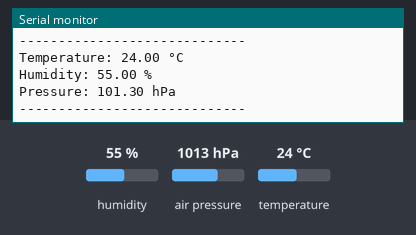
Bench run of a sketch on a simulated Arduino Nano 33 BLE. Parts: the last lines printed to the serial monitor. The test bench sets the inputs (shaded band); at power-on: humidity 55 %, air pressure 1013 hPa, temperature 24 °C.

Above: at 1.8 s.
1.9 s: humidity set to 22 %
At 2.5 s:
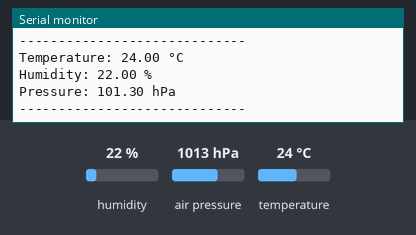
3.4 s: air pressure set to 952 hPa
At 4.4 s:
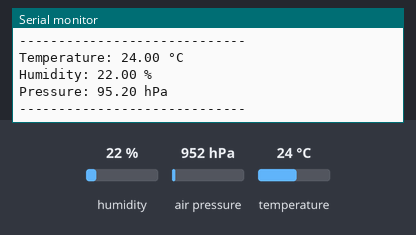

The sketch:

sketch_experiment02a.ino
```cpp
#include <Arduino_HTS221.h>  // For temperature and humidity
#include <Arduino_LPS22HB.h> // For pressure

void setup() {
  Serial.begin(9600);
  while (!Serial);

  // Initialize temperature and humidity sensor
  if (!HTS.begin()) {
    Serial.println("Failed to initialize temperature and humidity sensor!");
    while (1);
  }

  // Initialize pressure sensor
  if (!BARO.begin()) {
    Serial.println("Failed to initialize pressure sensor!");
    while (1);
  }

  Serial.println("Sensors initialized. Reading data...");
}

void loop() {
  // Read temperature and humidity
  float temperature = HTS.readTemperature();
  float humidity = HTS.readHumidity();

  // Read pressure
  float pressure = BARO.readPressure();

  // Print sensor data
  Serial.print("Temperature: ");
  Serial.print(temperature);
  Serial.println(" °C");

  Serial.print("Humidity: ");
  Serial.print(humidity);
  Serial.println(" %");

  Serial.print("Pressure: ");
  Serial.print(pressure);
  Serial.println(" hPa");

  Serial.println("-----------------------------");
  delay(1000); // Update every second
}
```

Measured:
- after the input at 1.9 s, the serial monitor: prints a new line after 0.12 s (image 1)
- after the input at 3.4 s, the serial monitor: prints a new line after 0.63 s (image 2)
